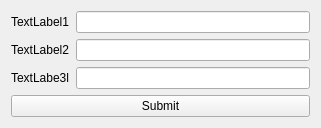
<?xml version="1.0" encoding="UTF-8"?>
<ui version="4.0">
 <class>Widget</class>
 <widget class="QWidget" name="Widget">
  <property name="geometry">
   <rect>
    <x>0</x>
    <y>0</y>
    <width>321</width>
    <height>125</height>
   </rect>
  </property>
  <property name="windowTitle">
   <string>Widget</string>
  </property>
  <layout class="QVBoxLayout" name="verticalLayout">
   <item>
    <layout class="QHBoxLayout" name="horizontalLayout">
     <item>
      <widget class="QLabel" name="label">
       <property name="text">
        <string>TextLabel1</string>
       </property>
      </widget>
     </item>
     <item>
      <widget class="QLineEdit" name="lineEdit"/>
     </item>
    </layout>
   </item>
   <item>
    <layout class="QHBoxLayout" name="horizontalLayout_2">
     <item>
      <widget class="QLabel" name="label_2">
       <property name="text">
        <string>TextLabel2</string>
       </property>
      </widget>
     </item>
     <item>
      <widget class="QLineEdit" name="lineEdit_2"/>
     </item>
    </layout>
   </item>
   <item>
    <layout class="QHBoxLayout" name="horizontalLayout_3">
     <item>
      <widget class="QLabel" name="label_3">
       <property name="text">
        <string>TextLabe3l</string>
       </property>
      </widget>
     </item>
     <item>
      <widget class="QLineEdit" name="lineEdit_3"/>
     </item>
    </layout>
   </item>
   <item>
    <widget class="QPushButton" name="pushButton">
     <property name="text">
      <string>Submit</string>
     </property>
    </widget>
   </item>
  </layout>
 </widget>
 <resources/>
 <connections/>
</ui>
